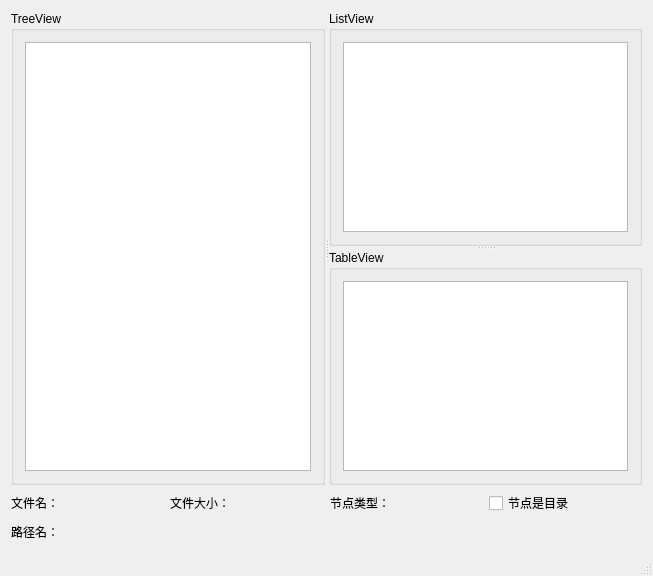
<?xml version="1.0" encoding="UTF-8"?>
<ui version="4.0">
 <class>MainWindow</class>
 <widget class="QMainWindow" name="MainWindow">
  <property name="geometry">
   <rect>
    <x>0</x>
    <y>0</y>
    <width>653</width>
    <height>576</height>
   </rect>
  </property>
  <property name="windowTitle">
   <string>MainWindow</string>
  </property>
  <widget class="QWidget" name="centralWidget">
   <layout class="QGridLayout" name="gridLayout_4">
    <item row="0" column="0" colspan="4">
     <widget class="QSplitter" name="splitter_2">
      <property name="orientation">
       <enum>Qt::Horizontal</enum>
      </property>
      <widget class="QGroupBox" name="groupBox">
       <property name="title">
        <string>TreeView</string>
       </property>
       <layout class="QGridLayout" name="gridLayout">
        <item row="0" column="0">
         <widget class="QTreeView" name="treeView"/>
        </item>
       </layout>
       <zorder>groupBox_2</zorder>
       <zorder>treeView</zorder>
      </widget>
      <widget class="QSplitter" name="splitter">
       <property name="orientation">
        <enum>Qt::Vertical</enum>
       </property>
       <widget class="QGroupBox" name="groupBox_2">
        <property name="title">
         <string>ListView</string>
        </property>
        <layout class="QGridLayout" name="gridLayout_2">
         <item row="0" column="0">
          <widget class="QListView" name="listView"/>
         </item>
        </layout>
       </widget>
       <widget class="QGroupBox" name="groupBox_3">
        <property name="title">
         <string>TableView</string>
        </property>
        <layout class="QGridLayout" name="gridLayout_3">
         <item row="0" column="0">
          <widget class="QTableView" name="tableView"/>
         </item>
        </layout>
       </widget>
      </widget>
     </widget>
    </item>
    <item row="1" column="0">
     <widget class="QLabel" name="LabFileName">
      <property name="text">
       <string>文件名：</string>
      </property>
     </widget>
    </item>
    <item row="1" column="1">
     <widget class="QLabel" name="LabFileSize">
      <property name="text">
       <string>文件大小：</string>
      </property>
     </widget>
    </item>
    <item row="1" column="2">
     <widget class="QLabel" name="LabType">
      <property name="text">
       <string>节点类型：</string>
      </property>
     </widget>
    </item>
    <item row="1" column="3">
     <widget class="QCheckBox" name="chkIsDir">
      <property name="text">
       <string>节点是目录</string>
      </property>
     </widget>
    </item>
    <item row="2" column="0">
     <widget class="QLabel" name="LabPath">
      <property name="text">
       <string>路径名：</string>
      </property>
     </widget>
    </item>
   </layout>
  </widget>
  <widget class="QStatusBar" name="statusBar"/>
 </widget>
 <layoutdefault spacing="6" margin="11"/>
 <resources/>
 <connections/>
</ui>
